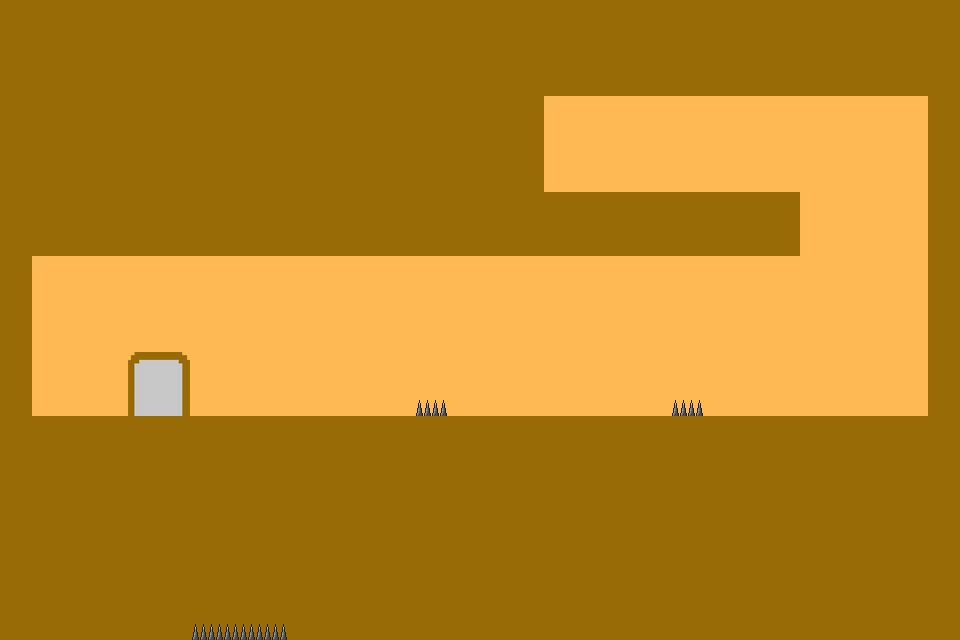

Rendered tile map (Tiled .tmx) drawn with the repository's tilesets; below, a short description and the full map source, tile grids included:
An orthogonal 30x20 tile map with 32x32 px tiles, 3 tile layers (ground, spikes, door), 5 tilesets and 15 objects (3x spikes, spawn, goal).

<map version="1.10" tiledversion="1.12.2" orientation="orthogonal" renderorder="right-down" width="30" height="20" tilewidth="32" tileheight="32" infinite="0" nextlayerid="10" nextobjectid="38">
 <tileset firstgid="1" name="door_ld" tilewidth="62" tileheight="64" tilecount="1" columns="1">
  <image source="../images/level_devil_door.png" width="62" height="64" />
 </tileset>
 <tileset firstgid="2" name="ground_ld" tilewidth="32" tileheight="32" tilecount="1" columns="1">
  <image source="../images/level_devil_ground.png" width="32" height="32" />
 </tileset>
 <tileset firstgid="3" name="sky_ld" tilewidth="32" tileheight="32" tilecount="1" columns="1">
  <image source="../images/level_devil_sky.png" width="32" height="32" />
 </tileset>
 <tileset firstgid="4" source="../tilesets/ground_ld.tsx" />
 <tileset firstgid="5" source="../tilesets/spikes.tsx" />
 <layer id="2" name="ground" width="30" height="20">
  <data encoding="csv">
2,2,2,2,2,2,2,2,2,2,2,2,2,2,2,2,2,2,2,2,2,2,2,2,2,2,2,2,2,2,
2,2,2,2,2,2,2,2,2,2,2,2,2,2,2,2,2,2,2,2,2,2,2,2,2,2,2,2,2,2,
2,2,2,2,2,2,2,2,2,2,2,2,2,2,2,2,2,2,2,2,2,2,2,2,2,2,2,2,2,2,
2,2,2,2,2,2,2,2,2,2,2,2,2,2,2,2,2,3,3,3,3,3,3,3,3,3,3,3,3,2,
2,2,2,2,2,2,2,2,2,2,2,2,2,2,2,2,2,3,3,3,3,3,3,3,3,3,3,3,3,2,
2,2,2,2,2,2,2,2,2,2,2,2,2,2,2,2,2,3,3,3,3,3,3,3,3,3,3,3,3,2,
4,4,4,4,4,4,4,4,4,4,4,4,4,4,4,4,4,4,4,4,4,4,4,4,4,3,3,3,3,2,
2,4,4,4,4,4,4,4,4,4,4,4,4,4,4,4,4,4,4,4,4,4,4,4,4,3,3,3,3,2,
2,3,3,3,3,3,3,3,3,3,3,3,3,3,3,3,3,3,3,3,3,3,3,3,3,3,3,3,3,2,
2,3,3,3,3,3,3,3,3,3,3,3,3,3,3,3,3,3,3,3,3,3,3,3,3,3,3,3,3,2,
2,3,3,3,3,3,3,3,3,3,3,3,3,3,3,3,3,3,3,3,3,3,3,3,3,3,3,3,3,2,
2,3,3,3,3,3,3,3,3,3,3,3,3,3,3,3,3,3,3,3,3,3,3,3,3,3,3,3,3,2,
2,3,3,3,3,3,3,3,3,3,3,3,3,3,3,3,3,3,3,3,3,3,3,3,3,3,3,3,3,2,
2,2,2,2,2,2,2,2,2,2,2,2,4,4,2,2,2,2,2,2,2,2,2,2,2,2,2,2,2,2,
2,2,2,2,2,2,2,2,2,2,2,2,4,4,2,2,2,2,2,2,2,2,2,2,2,2,2,2,2,2,
2,2,2,2,2,2,2,2,2,2,2,2,4,4,2,2,2,2,2,2,2,2,2,2,2,2,2,2,2,2,
2,2,2,2,2,2,2,2,2,2,2,2,4,4,4,2,2,2,2,2,2,2,2,2,2,2,2,2,2,2,
2,2,2,2,2,2,2,2,2,2,2,4,4,4,2,2,2,2,2,2,2,2,2,2,2,2,2,2,2,2,
2,2,2,2,2,2,2,2,2,2,2,2,4,4,2,2,2,2,2,2,2,2,2,2,2,2,2,2,2,2,
2,2,2,2,2,2,2,2,2,2,2,2,4,4,4,2,2,2,2,2,2,2,2,2,2,2,2,2,2,2
</data>
 </layer>
 <layer id="1" name="spikes" width="30" height="20">
  <data encoding="csv">
0,0,0,0,0,0,0,0,0,0,0,0,0,0,0,0,0,0,0,0,0,0,0,0,0,0,0,0,0,0,
0,0,0,0,0,0,0,0,0,0,0,0,0,0,0,0,0,0,0,0,0,0,0,0,0,0,0,0,0,0,
0,0,0,0,0,0,0,0,0,0,0,0,0,0,0,0,0,0,0,0,0,0,0,0,0,0,0,0,0,0,
0,0,0,0,0,0,0,0,0,0,0,0,0,0,0,0,0,0,0,0,0,0,0,0,0,0,0,0,0,0,
0,0,0,0,0,0,0,0,0,0,0,0,0,0,0,0,0,0,0,0,0,0,0,0,0,0,0,0,0,0,
0,0,0,0,0,0,0,0,0,0,0,0,0,0,0,0,0,0,0,0,0,0,0,0,0,0,0,0,0,0,
0,0,0,0,0,0,0,0,0,0,0,0,0,0,0,0,0,0,0,0,0,0,0,0,0,0,0,0,0,0,
0,0,0,0,0,0,0,0,0,0,0,0,0,0,0,0,0,0,0,0,0,0,0,0,0,0,0,0,0,0,
0,0,0,0,0,0,0,0,0,0,0,0,0,0,0,0,0,0,0,0,0,0,0,0,0,0,0,0,0,0,
0,0,0,0,0,0,0,0,0,0,0,0,0,0,0,0,0,0,0,0,0,0,0,0,0,0,0,0,0,0,
0,0,0,0,0,0,0,0,0,0,0,0,0,0,0,0,0,0,0,0,0,0,0,0,0,0,0,0,0,0,
0,0,0,0,0,0,0,0,0,0,0,0,0,0,0,0,0,0,0,0,0,0,0,0,0,0,0,0,0,0,
0,0,0,0,0,0,0,0,0,0,0,0,0,5,0,0,0,0,0,0,0,5,0,0,0,0,0,0,0,0,
0,0,0,0,0,0,0,0,0,0,0,0,0,0,0,0,0,0,0,0,0,0,0,0,0,0,0,0,0,0,
0,0,0,0,0,0,0,0,0,0,0,0,0,0,0,0,0,0,0,0,0,0,0,0,0,0,0,0,0,0,
0,0,0,0,0,0,0,0,0,0,0,0,0,0,0,0,0,0,0,0,0,0,0,0,0,0,0,0,0,0,
0,0,0,0,0,0,0,0,0,0,0,0,0,0,0,0,0,0,0,0,0,0,0,0,0,0,0,0,0,0,
0,0,0,0,0,0,0,0,0,0,0,0,0,0,0,0,0,0,0,0,0,0,0,0,0,0,0,0,0,0,
0,0,0,0,0,0,0,0,0,0,0,0,0,0,0,0,0,0,0,0,0,0,0,0,0,0,0,0,0,0,
0,0,0,0,0,0,5,5,5,0,0,0,0,0,0,0,0,0,0,0,0,0,0,0,0,0,0,0,0,0
</data>
 </layer>
 <layer id="4" name="door" width="30" height="20">
  <data encoding="csv">
0,0,0,0,0,0,0,0,0,0,0,0,0,0,0,0,0,0,0,0,0,0,0,0,0,0,0,0,0,0,
0,0,0,0,0,0,0,0,0,0,0,0,0,0,0,0,0,0,0,0,0,0,0,0,0,0,0,0,0,0,
0,0,0,0,0,0,0,0,0,0,0,0,0,0,0,0,0,0,0,0,0,0,0,0,0,0,0,0,0,0,
0,0,0,0,0,0,0,0,0,0,0,0,0,0,0,0,0,0,0,0,0,0,0,0,0,0,0,0,0,0,
0,0,0,0,0,0,0,0,0,0,0,0,0,0,0,0,0,0,0,0,0,0,0,0,0,0,0,0,0,0,
0,0,0,0,0,0,0,0,0,0,0,0,0,0,0,0,0,0,0,0,0,0,0,0,0,0,0,0,0,0,
0,0,0,0,0,0,0,0,0,0,0,0,0,0,0,0,0,0,0,0,0,0,0,0,0,0,0,0,0,0,
0,0,0,0,0,0,0,0,0,0,0,0,0,0,0,0,0,0,0,0,0,0,0,0,0,0,0,0,0,0,
0,0,0,0,0,0,0,0,0,0,0,0,0,0,0,0,0,0,0,0,0,0,0,0,0,0,0,0,0,0,
0,0,0,0,0,0,0,0,0,0,0,0,0,0,0,0,0,0,0,0,0,0,0,0,0,0,0,0,0,0,
0,0,0,0,0,0,0,0,0,0,0,0,0,0,0,0,0,0,0,0,0,0,0,0,0,0,0,0,0,0,
0,0,0,0,0,0,0,0,0,0,0,0,0,0,0,0,0,0,0,0,0,0,0,0,0,0,0,0,0,0,
0,0,0,0,1,0,0,0,0,0,0,0,0,0,0,0,0,0,0,0,0,0,0,0,0,0,0,0,0,0,
0,0,0,0,0,0,0,0,0,0,0,0,0,0,0,0,0,0,0,0,0,0,0,0,0,0,0,0,0,0,
0,0,0,0,0,0,0,0,0,0,0,0,0,0,0,0,0,0,0,0,0,0,0,0,0,0,0,0,0,0,
0,0,0,0,0,0,0,0,0,0,0,0,0,0,0,0,0,0,0,0,0,0,0,0,0,0,0,0,0,0,
0,0,0,0,0,0,0,0,0,0,0,0,0,0,0,0,0,0,0,0,0,0,0,0,0,0,0,0,0,0,
0,0,0,0,0,0,0,0,0,0,0,0,0,0,0,0,0,0,0,0,0,0,0,0,0,0,0,0,0,0,
0,0,0,0,0,0,0,0,0,0,0,0,0,0,0,0,0,0,0,0,0,0,0,0,0,0,0,0,0,0,
0,0,0,0,0,0,0,0,0,0,0,0,0,0,0,0,0,0,0,0,0,0,0,0,0,0,0,0,0,0
</data>
 </layer>
 <objectgroup id="5" name="ground">
  <object id="6" x="507.173" y="-85.0065" />
  <object id="17" x="0" y="0" width="540.514" height="254.59" />
  <object id="18" x="542.472" y="1.95838" width="413.219" height="94.0024" />
  <object id="19" x="924.357" y="95.9608" width="31.3341" height="317.258" />
  <object id="21" x="540.514" y="191.922" width="262.424" height="62.6683" />
  <object id="22" x="0" y="256.548" width="31.3341" height="160.588" />
  <object id="24" x="1.95838" y="417.136" width="191.921" height="217.381" />
  <object id="35" x="270.257" y="417.136" width="689.351" height="221.297" />
  <object id="36" x="877.356" y="744.186" />
 </objectgroup>
 <objectgroup id="6" name="markers">
  <object id="7" name="spawn" x="602.439" y="161.716">
   <point />
  </object>
  <object id="11" x="72.5898" y="-73.5449" />
  <object id="29" name="spikes" x="671.726" y="391.677" width="29.3758" height="25.459" />
  <object id="30" name="spikes" x="417.136" y="401.469" width="31.3341" height="17.6255" />
  <object id="31" name="goal" x="125.337" y="352.509" width="62.6683" height="62.6683" />
  <object id="32" name="spikes" x="189.963" y="614.933" width="86.1689" height="21.5422" />
 </objectgroup>
</map>
